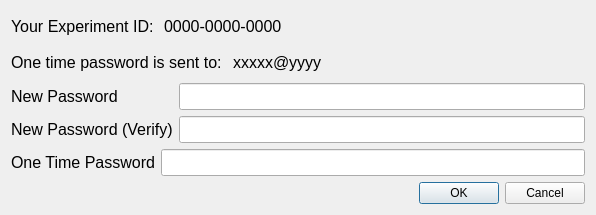
<?xml version="1.0" encoding="UTF-8"?>
<ui version="4.0">
 <class>Dialog</class>
 <widget class="QDialog" name="Dialog">
  <property name="geometry">
   <rect>
    <x>0</x>
    <y>0</y>
    <width>596</width>
    <height>215</height>
   </rect>
  </property>
  <property name="windowTitle">
   <string>Dialog</string>
  </property>
  <layout class="QVBoxLayout" name="verticalLayout">
   <item>
    <layout class="QHBoxLayout" name="horizontalLayout_3">
     <item>
      <widget class="QLabel" name="LAB_Usage_ID">
       <property name="font">
        <font>
         <pointsize>12</pointsize>
        </font>
       </property>
       <property name="text">
        <string>Your Experiment ID: </string>
       </property>
      </widget>
     </item>
     <item>
      <widget class="QLabel" name="LAB_Experiment_ID">
       <property name="font">
        <font>
         <pointsize>12</pointsize>
        </font>
       </property>
       <property name="text">
        <string>0000-0000-0000</string>
       </property>
      </widget>
     </item>
     <item>
      <spacer name="horizontalSpacer_4">
       <property name="orientation">
        <enum>Qt::Horizontal</enum>
       </property>
       <property name="sizeHint" stdset="0">
        <size>
         <width>40</width>
         <height>20</height>
        </size>
       </property>
      </spacer>
     </item>
    </layout>
   </item>
   <item>
    <layout class="QHBoxLayout" name="horizontalLayout_4">
     <item>
      <widget class="QLabel" name="LAB_Usage_ID_2">
       <property name="font">
        <font>
         <pointsize>12</pointsize>
        </font>
       </property>
       <property name="text">
        <string>One time password is sent to: </string>
       </property>
      </widget>
     </item>
     <item>
      <widget class="QLabel" name="LAB_Email_Address">
       <property name="font">
        <font>
         <pointsize>12</pointsize>
        </font>
       </property>
       <property name="text">
        <string>xxxxx@yyyy</string>
       </property>
      </widget>
     </item>
     <item>
      <spacer name="horizontalSpacer_2">
       <property name="orientation">
        <enum>Qt::Horizontal</enum>
       </property>
       <property name="sizeHint" stdset="0">
        <size>
         <width>40</width>
         <height>20</height>
        </size>
       </property>
      </spacer>
     </item>
    </layout>
   </item>
   <item>
    <layout class="QGridLayout" name="gridLayout">
     <item row="0" column="0">
      <widget class="QLabel" name="LAB_Title">
       <property name="font">
        <font>
         <pointsize>12</pointsize>
        </font>
       </property>
       <property name="text">
        <string>New Password</string>
       </property>
      </widget>
     </item>
     <item row="0" column="1">
      <widget class="QLineEdit" name="LE_New_Password">
       <property name="font">
        <font>
         <pointsize>12</pointsize>
        </font>
       </property>
       <property name="text">
        <string/>
       </property>
       <property name="echoMode">
        <enum>QLineEdit::Password</enum>
       </property>
      </widget>
     </item>
     <item row="1" column="0">
      <widget class="QLabel" name="LAB_Title_3">
       <property name="font">
        <font>
         <pointsize>12</pointsize>
        </font>
       </property>
       <property name="text">
        <string>New Password (Verify)</string>
       </property>
      </widget>
     </item>
     <item row="1" column="1">
      <widget class="QLineEdit" name="LE_New_Password_Verify">
       <property name="font">
        <font>
         <pointsize>12</pointsize>
        </font>
       </property>
       <property name="text">
        <string/>
       </property>
       <property name="echoMode">
        <enum>QLineEdit::Password</enum>
       </property>
      </widget>
     </item>
    </layout>
   </item>
   <item>
    <layout class="QHBoxLayout" name="horizontalLayout_7">
     <item>
      <widget class="QLabel" name="LAB_Title_5">
       <property name="font">
        <font>
         <pointsize>12</pointsize>
        </font>
       </property>
       <property name="text">
        <string>One Time Password</string>
       </property>
      </widget>
     </item>
     <item>
      <widget class="QLineEdit" name="LE_One_Time_Password">
       <property name="font">
        <font>
         <pointsize>12</pointsize>
        </font>
       </property>
       <property name="text">
        <string/>
       </property>
      </widget>
     </item>
    </layout>
   </item>
   <item>
    <layout class="QHBoxLayout" name="horizontalLayout_2">
     <item>
      <spacer name="horizontalSpacer_3">
       <property name="orientation">
        <enum>Qt::Horizontal</enum>
       </property>
       <property name="sizeHint" stdset="0">
        <size>
         <width>40</width>
         <height>20</height>
        </size>
       </property>
      </spacer>
     </item>
     <item>
      <widget class="QPushButton" name="PB_OK">
       <property name="text">
        <string>OK</string>
       </property>
      </widget>
     </item>
     <item>
      <widget class="QPushButton" name="PB_Cancel">
       <property name="text">
        <string>Cancel</string>
       </property>
      </widget>
     </item>
    </layout>
   </item>
  </layout>
 </widget>
 <resources/>
 <connections/>
</ui>
